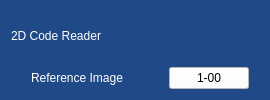
                            <widget class="QFrame" name="verticalFrame">
                             <property name="styleSheet">
                              <string notr="true">background-color: rgb(32, 74, 135);</string>
                             </property>
                             <layout class="QVBoxLayout" name="verticalLayout_6">
                              <item>
                               <widget class="QLabel" name="label">
                                <property name="styleSheet">
                                 <string notr="true">background-color: rgb(32, 74, 135);
color: rgb(255, 255, 255);</string>
                                </property>
                                <property name="text">
                                 <string>2D Code Reader</string>
                                </property>
                               </widget>
                              </item>
                              <item>
                               <layout class="QHBoxLayout" name="horizontalLayout_5">
                                <property name="leftMargin">
                                 <number>20</number>
                                </property>
                                <property name="rightMargin">
                                 <number>10</number>
                                </property>
                                <item>
                                 <widget class="QLabel" name="label_2">
                                  <property name="styleSheet">
                                   <string notr="true">color: rgb(255, 255, 255);</string>
                                  </property>
                                  <property name="text">
                                   <string>Reference Image</string>
                                  </property>
                                 </widget>
                                </item>
                                <item>
                                 <spacer name="horizontalSpacer_2">
                                  <property name="orientation">
                                   <enum>Qt::Horizontal</enum>
                                  </property>
                                  <property name="sizeHint" stdset="0">
                                   <size>
                                    <width>40</width>
                                    <height>20</height>
                                   </size>
                                  </property>
                                 </spacer>
                                </item>
                                <item>
                                 <widget class="QPushButton" name="btn_ReferenceImage_2Dcode">
                                  <property name="styleSheet">
                                   <string notr="true">background-color: rgb(255, 255, 255);
color: rgb(0, 0, 0);</string>
                                  </property>
                                  <property name="text">
                                   <string>1-00</string>
                                  </property>
                                 </widget>
                                </item>
                               </layout>
                              </item>
                             </layout>
                            </widget>
